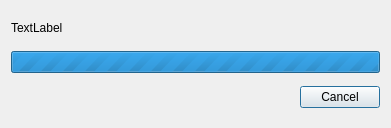
<?xml version="1.0" encoding="UTF-8"?>
<ui version="4.0">
 <class>ProgressBarDialog</class>
 <widget class="QDialog" name="ProgressBarDialog">
  <property name="geometry">
   <rect>
    <x>0</x>
    <y>0</y>
    <width>391</width>
    <height>128</height>
   </rect>
  </property>
  <property name="windowTitle">
   <string>Dialog</string>
  </property>
  <layout class="QGridLayout" name="gridLayout">
   <item row="0" column="0" colspan="2">
    <widget class="QLabel" name="operationLabel">
     <property name="maximumSize">
      <size>
       <width>16777215</width>
       <height>20</height>
      </size>
     </property>
     <property name="text">
      <string>TextLabel</string>
     </property>
    </widget>
   </item>
   <item row="1" column="0" colspan="2">
    <widget class="QProgressBar" name="progressBar">
     <property name="maximum">
      <number>0</number>
     </property>
     <property name="value">
      <number>-1</number>
     </property>
    </widget>
   </item>
   <item row="2" column="0">
    <spacer name="horizontalSpacer">
     <property name="orientation">
      <enum>Qt::Horizontal</enum>
     </property>
     <property name="sizeHint" stdset="0">
      <size>
       <width>40</width>
       <height>20</height>
      </size>
     </property>
    </spacer>
   </item>
   <item row="2" column="1">
    <widget class="QPushButton" name="cancelButton">
     <property name="maximumSize">
      <size>
       <width>120</width>
       <height>16777215</height>
      </size>
     </property>
     <property name="text">
      <string>Cancel</string>
     </property>
    </widget>
   </item>
  </layout>
 </widget>
 <resources/>
 <connections/>
</ui>
